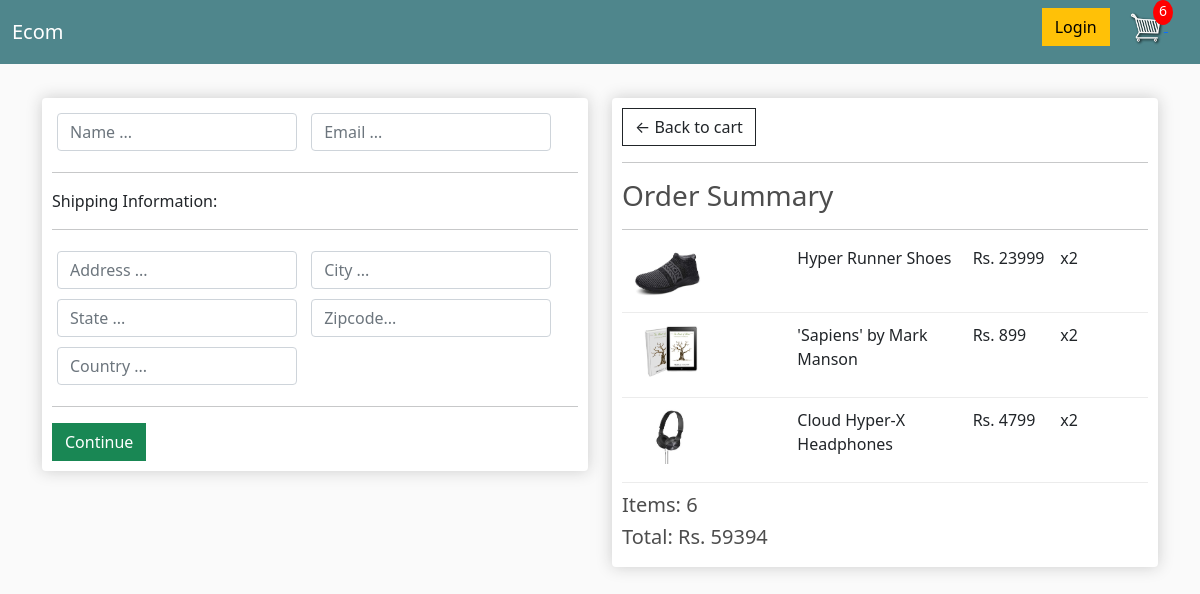
Screenshot of /checkout/ (signed in) with the database file from the repository.
### store/models.py (models this page shows, shortened)
class Order(models.Model):
    customer = models.ForeignKey(Customer, on_delete=models.SET_NULL, null=True, blank=True)
    date_ordered = models.DateTimeField(auto_now_add=True)
    complete = models.BooleanField(null=True)
    transaction_id = models.IntegerField()
    def __str__(self) -> str:
        return str(self.id)
    @property
    def get_cart_items(self):
        orderItems = self.orderitem_set.all()
        total_cart_items = sum([item.quantity for item in orderItems])
        return total_cart_items
    @property
    def get_cart_price(self):
        orderItems = self.orderitem_set.all()
        total_cart_price = sum([item.get_total for item in orderItems])
        return total_cart_price

class OrderItem(models.Model):
    product = models.ForeignKey(Product, on_delete=models.SET_NULL, null=True)
    order = models.ForeignKey(Order, on_delete=models.SET_NULL, null=True)
    quantity = models.IntegerField(default=0)
    date_added = models.DateTimeField(auto_now_add=True)
    @property
    def get_total(self):
        total = self.product.price * self.quantity
        return total

class Product(models.Model):
    name = models.CharField(max_length=50)
    price = models.IntegerField()
    digital = models.BooleanField()
    image = models.ImageField(null=True)

### store/views.py (the view)
# urls.py: path('checkout/', views.checkout, name='checkout'),
def checkout(request):
    if request.user.is_authenticated:
        customer = request.user.customer
        order, created = Order.objects.get_or_create(customer=customer, complete=False)
        print(customer, order, type(order))
        items = order.orderitem_set.all()
    else:
        items = []
        order = {"get_cart_items" : 0, "get_cart_price": 0}
    context = {"items": items, "order" : order}
    return render(request, 'checkout.html', context)

### store/models.py (called while the page is built)
    def __str__(self):
        return self.name

### templates/checkout.html
{% extends 'main.html' %}
{% load static %}
{% block content %}
<div class="row">
    <div class="col-lg-6">
        <div class="box-element" id="form-wrapper">
            <form action="" id="form">
                <div id="user-info">
                    <div class="form-field">
                        <input type="text" name="name" id="" required class="form-control" placeholder="Name ...">
                    </div>
                    <div class="form-field">
                        <input type="email" name="email" id="" required class="form-control" placeholder="Email ...">
                    </div>
                </div>
                <div id="shipping-info">
                    <hr>
                    <p>Shipping Information:</p>
                    <hr>
                    <div class="form-field">
                        <input type="text" name="address" placeholder="Address ..." id="" class="form-control">
                    </div>
                    <div class="form-field">
                        <input type="text" name="city" placeholder="City ..." id="" class="form-control">
                    </div>
                    <div class="form-field">
                        <input type="text" name="state" placeholder="State ..." id="" class="form-control">
                    </div>
                    <div class="form-field">
                        <input type="text" name="zipcode" placeholder="Zipcode..." id="" class="form-control">
                    </div>
                    <div class="form-field">
                        <input type="text" name="country" placeholder="Country ..." id="" class="form-control">
                    </div>
                </div>
                <hr>
                <input type="submit" value="Continue" id="form-button" class="btn btn-success btn-block">
            </form>
        </div>
    </div>
    <div class="col-lg-6">
        <div class="box-element">
            <a href="{% url 'cart' %}" class="btn btn-outline-dark">&#x2190; Back to cart</a>
            <hr>
            <h3>Order Summary</h3>
            <hr>
            {% for item in items %}
            <div class="cart-row">
                <div style="flex:2"><img class="row-image" src="{{ item.product.image.url }}"></div>
                <div style="flex:2">
                    <p>{{ item.product.name }}</p>
                </div>
                <div style="flex:1">
                    <p>Rs. {{ item.product.price }}</p>
                </div>
                <div style="flex:1">
                    <p>x{{ item.quantity }}</p>
                </div>
            </div>
            {% endfor %}
            <h5>Items: {{ order.get_cart_items }}</h5>
            <h5>Total: Rs. {{ order.get_cart_price }}</h5>
        </div>
    </div>
</div>
</div>
{% endblock content %}

### templates/main.html (shortened to what this page needs)
{% load static %}
<!DOCTYPE html>
<html lang="en">
<head>
    <link href="https://cdn.jsdelivr.net/npm/bootstrap@5.1.3/dist/css/bootstrap.min.css" rel="stylesheet"
>
    <link rel="stylesheet" href="{% static 'css/store.css' %}">
</head>
<body>
    <nav class="navbar navbar-expand-lg navbar-dark bg-dark">
        <div class="container-fluid">
            <a class="navbar-brand" href="{% url 'store' %}">Ecom</a>
            <div class="collapse navbar-collapse" id="navbarSupportedContent">
                <div class="form-inline my-2 my-lg-0">
                    <a href="#" class="btn btn-warning">Login</a>
                    <a href="{% url 'cart' %}">
                        <img id="cart-icon" src="{% static 'images/cart.png' %}" alt="">
                    </a>
                    <p id="cart-total">{{ order.get_cart_items }}</p>
                </div>
            </div>
        </div>
    </nav>
    <div class="container">
        <br>
        {% block content %}
        {% endblock content %}
</body>
</html>

### static/css/store.css (style rules this page uses)
body { background-color: hsl(0, 0%, 98%); }
h1,h2,h3,h4,h5,h6 { color:hsl(0, 0%, 30%); }
.box-element { box-shadow:hsl(0, 0%, 80%) 0 0 16px; background-color: #fff; border-radius: 4px; padding: 10px; }
.bg-dark { background-color: #4f868c!important; }
#cart-icon { width:35px; display: inline-block; margin-left: 15px; }
#cart-total { display: inline-block; text-align: center; color:#fff; background-color: red; width: 20px; height: 25px; border-radius: 50%; font-size: 14px; transform: translate(-15px, -15px); }
.col-lg-4, .col-lg-6, .col-lg-8, .col-lg-12 { margin-top: 10px; }
.btn { border-radius: 0; }
.row-image { width: 100px; }
.form-field { width:250px; display: inline-block; padding: 5px; }
.cart-row { display: flex; align-items: flex-stretch; padding-bottom: 10px; margin-bottom: 10px; border-bottom: 1px solid #ececec; }

### rows the page displays
Order: get_cart_items "6", get_cart_price "59394"
OrderItem: product.image (picture), product.name "Hyper Runner Shoes", product.price "23999", quantity "2"
OrderItem: product.image (picture), product.name "'Sapiens' by Mark Manson", product.price "899", quantity "2"
OrderItem: product.image (picture), product.name "Cloud Hyper-X Headphones", product.price "4799", quantity "2"
